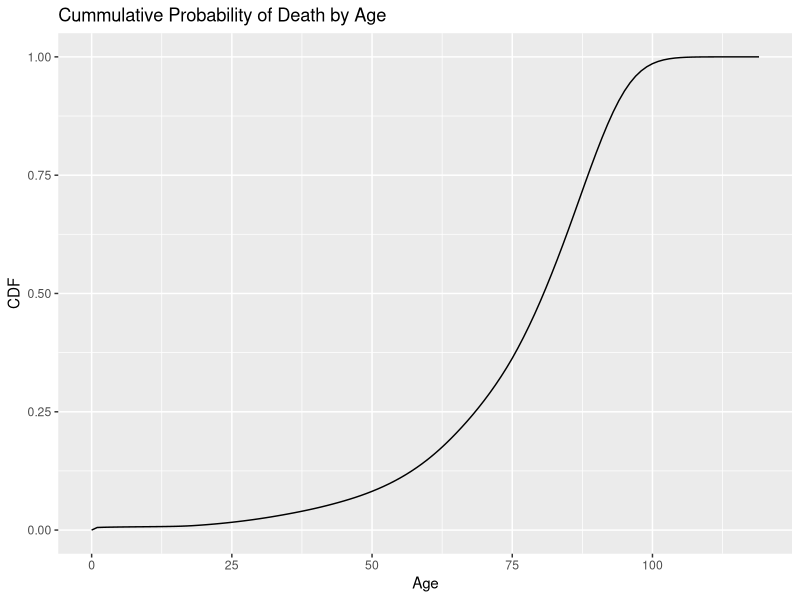
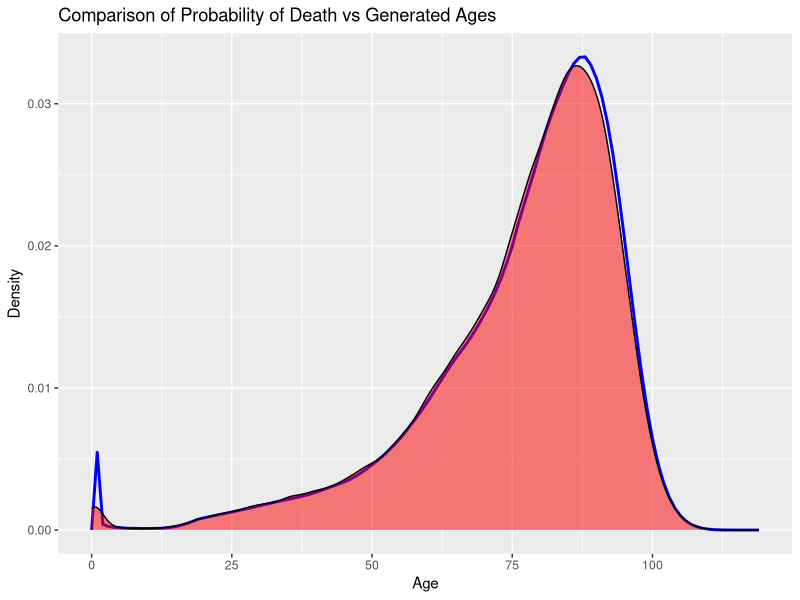

Source code (R) for these figures, in order:
## ---- chunk 1
library(tidyverse)
## ---- chunk 2
Social_Security_Deaths_2021 <- read_csv(".github/workflows/Social Security Deaths 2021.csv")
## ---- chunk 3
cdf_data <- Social_Security_Deaths_2021 |> 
  mutate(cdf = `total deaths`/205000) 
  
ggplot(cdf_data, aes(x = age, y = cdf))+
         geom_line()+
  labs(title = "Cummulative Probability of Death by Age",
       x = "Age", 
       y = "CDF") 
## ---- chunk 4
set.seed(4747)

# Function for inverse transform sampling
inverse_transform_sampling <- function(cdf_data, n_samples) {
  # Step 1: Generate n uniform samples between 0 and 1
  uniform_randoms <- runif(n_samples)
  
  # Step 2: For each random number, find the corresponding value in the cdf
  sampled_values <- sapply(uniform_randoms, function(u) {
    # Find the smallest `age` where `cdf >= u`
    age_sampled <- cdf_data$age[which.min(abs(cdf_data$cdf - u))]
    return(age_sampled)
  })
  
  return(sampled_values)
}
## ---- chunk 5
set.seed(4747)
n_samples <- 100000
random_samples <- inverse_transform_sampling(cdf_data, n_samples)


true_prob_deaths <- Social_Security_Deaths_2021 |>
  mutate(deaths_at_age = `total deaths` - lag(`total deaths`, default = first(`total deaths`))) |>
  mutate(prob_of_death = deaths_at_age/205000)
  
  
# Create a data frame of generated ages for histogram
generated_ages_df <- data.frame(age = random_samples)

# Plot
ggplot() +
  #pdf (line)
  geom_line(data = true_prob_deaths, aes(x = age, y = prob_of_death), color = "blue", size = 1) +
  
  #generated ages (density)
  geom_density(data = generated_ages_df, aes(x = age), fill = "red", alpha = 0.5) +
  
  labs(title = "Comparison of Probability of Death vs Generated Ages",
       x = "Age", 
       y = "Density") 

## ---- chunk 6
rich_population <- 5000
poor_population <- 10000
death_age <- inverse_transform_sampling(cdf_data, rich_population+poor_population)
## ---- chunk 7
#piecewise bequest rate definition:
#if death age (da) <= 20, br = 0
#if 20< da < 60, br = 2.5 (da/100) - 0.5
#if 60< da, br = -2.5(da/100) + 0.5

br <- ifelse(death_age < 20, 0, 
             ifelse(death_age < 60, 2.5 * (death_age / 100) - 0.5,
                    ifelse(death_age < 100, -2.5 * (death_age / 100) + 2.5, 0)
             )
)
